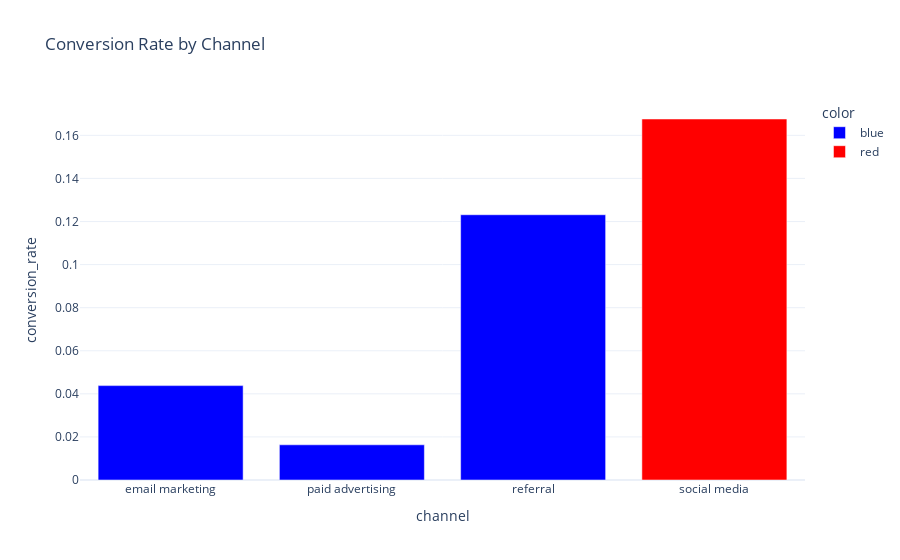

This figure's notebook cell:
### Markdown cell above
Social media is the most effective channel for converting customers, while paid advertising is the least effective. Now let’s calculate the total revenue by channel and have a look at the most and least profitable channels in terms of generating revenue:

### Code cell
conversion_by_channel = data.groupby('channel')['conversion_rate'].mean().reset_index()


conversion_by_channel['color'] = conversion_by_channel['conversion_rate'].apply(
    lambda x: 'red' if x == conversion_by_channel['conversion_rate'].max() else 'blue'
)

fig = px.bar(conversion_by_channel,
             x='channel',
             y='conversion_rate',
             title='Conversion Rate by Channel',
             color='color',  
             color_discrete_map={'red': 'red', 'blue': 'blue'}) 
fig.show()

### Figure 1 — Plotly figure (JSON) as saved in the notebook; plotly's stock layout.template omitted (floating-point values rounded to 4 significant figures)
{"data": [{"alignmentgroup": "True", "hovertemplate": "color=blue<br>channel=%{x}<br>conversion_rate=%{y}<extra></extra>", "legendgroup": "blue", "marker": {"color": "blue", "pattern": {"shape": ""}}, "name": "blue", "offsetgroup": "blue", "orientation": "v", "showlegend": true, "textposition": "auto", "type": "bar", "x": ["email marketing", "paid advertising", "referral"], "xaxis": "x", "y": [0.04382, 0.01634, 0.1231], "yaxis": "y"}, {"alignmentgroup": "True", "hovertemplate": "color=red<br>channel=%{x}<br>conversion_rate=%{y}<extra></extra>", "legendgroup": "red", "marker": {"color": "red", "pattern": {"shape": ""}}, "name": "red", "offsetgroup": "red", "orientation": "v", "showlegend": true, "textposition": "auto", "type": "bar", "x": ["social media"], "xaxis": "x", "y": [0.1676], "yaxis": "y"}], "layout": {"barmode": "relative", "legend": {"title": {"text": "color"}, "tracegroupgap": 0}, "title": {"text": "Conversion Rate by Channel"}, "xaxis": {"anchor": "y", "domain": [0, 1], "title": {"text": "channel"}}, "yaxis": {"anchor": "x", "domain": [0, 1], "title": {"text": "conversion_rate"}}}}
